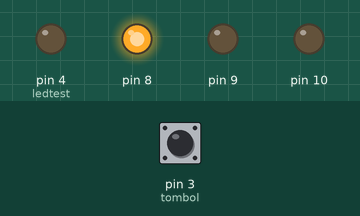
Recording of a sketch running on a simulated Arduino Uno, built with avr-gcc and run on an emulated ATmega328P. Shown: output pins drawn as LEDs (lit = HIGH). Inputs (shaded band) come from the test bench; at power-on: pin 3 (tombol) HIGH.

Above: at 6.8 s.
6.9 s: pin 3 (tombol) pulled LOW for 3 s
At 7.6 s:
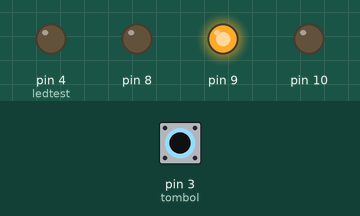
At 9.8 s:
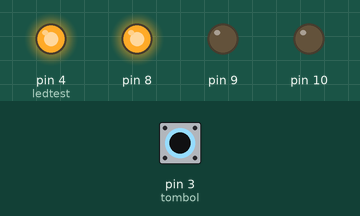
Timing chart, 0 to 18.5 s (numbered marks = the images above; inputs shaded):
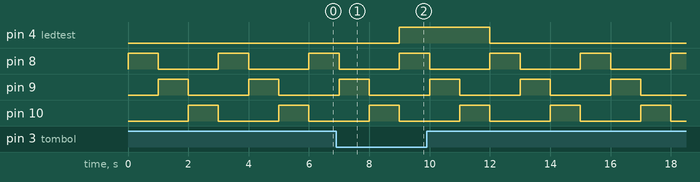

The sketch:

turn_On_LED.ino
```cpp
const int tombol = 3;
const int ledtest = 4;
int tomboltest = 0;
void setup() {
  pinMode(8, OUTPUT);
  pinMode(9, OUTPUT);
  pinMode(10, OUTPUT);

  pinMode(ledtest, OUTPUT);
  pinMode(tombol, INPUT_PULLUP);
}

void loop() {
  tomboltest = digitalRead(tombol);
  if(tomboltest == HIGH){
    digitalWrite(ledtest,LOW);
    }
    else {
    digitalWrite(ledtest,HIGH);
      }

  digitalWrite(8, HIGH);
  digitalWrite(9, LOW);
  digitalWrite(10, LOW);
  delay(1000);
   digitalWrite(8, LOW);
  digitalWrite(9, HIGH);
  digitalWrite(10, LOW);
  delay(1000);
   digitalWrite(8, LOW);
  digitalWrite(9, LOW);
  digitalWrite(10, HIGH);
  delay(1000);


}
```

Measured:
- after the input at 6.9 s, pin 4 (ledtest): LOW → HIGH after 2.1 s, → LOW 3.0 s later
- by itself, pin 8–10: alternates HIGH for 1.0 s and LOW for 2.0 s
